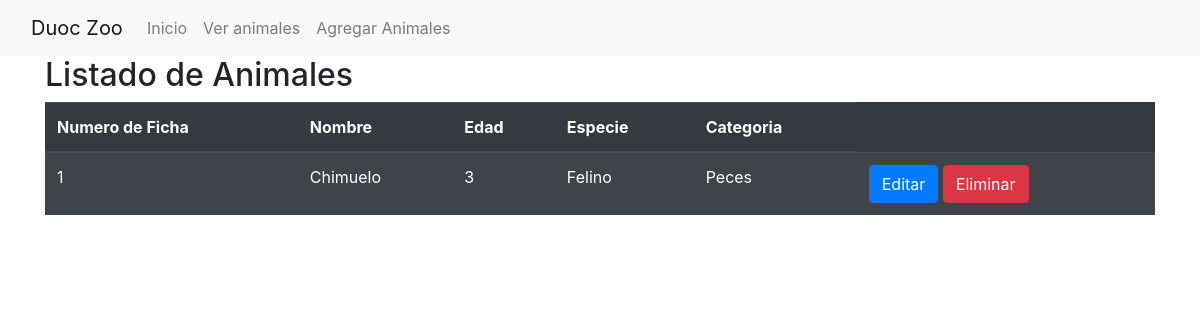
/views_animal/, run on an earlier commit of the app's database.
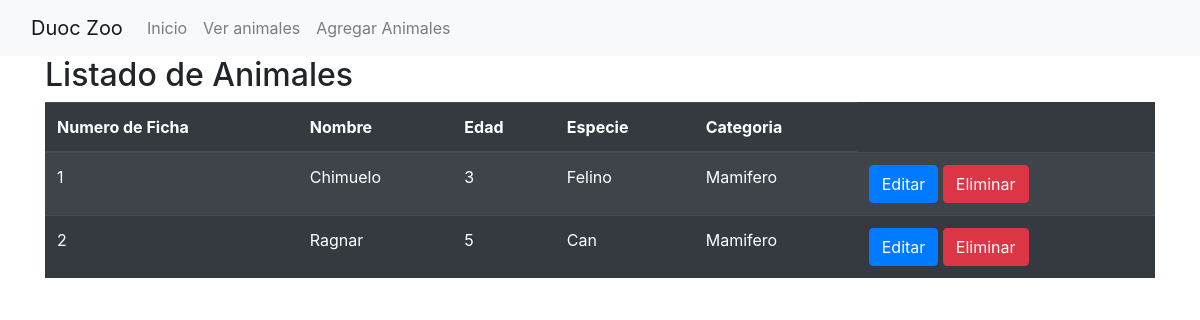
And on a later commit of the database.
### core/models.py (models this page shows, shortened)
class Animal(models.Model):
    nFicha = models.AutoField(primary_key = True, verbose_name="Numero de ficha") # Campo autoincremental.
    nombre = models.CharField(max_length=20, verbose_name="Nombre" )
    edad = models.CharField(max_length=20, null=True, blank=True, verbose_name="Edad")
    especie = models.CharField(max_length=20, null=True, blank=True, verbose_name="Especie")
    categoria = models.ForeignKey(Categoria, on_delete=models.CASCADE)

class Categoria(models.Model):
    idCategoria = models.IntegerField(primary_key=True, verbose_name="Id categoria")
    nombreCategoria = models.CharField(max_length=50, verbose_name="Nombre categoria")
    def __str__(self):
        return self.nombreCategoria

### core/views.py (the view)
# urls.py: path('views_animal/', views_animal, name="views_animal")
def views_animal(request):
    animales = Animal.objects.all()
    datos = {
        'animales' : animales
    }
    return render(request, 'core/views_animal.html', datos)

### core/templates/core/views_animal.html (shortened to what this page needs)
{% load static %}
<!DOCTYPE html>
<html lang="es">
    <head>
        <link rel="stylesheet" href="https://cdn.jsdelivr.net/npm/bootstrap@4.6.0/dist/css/bootstrap.min.css">
    </head>
    <body>
      <nav class="navbar navbar-expand-lg navbar-light bg-light">
        <div class="container-fluid">
          <a class="navbar-brand">Duoc Zoo</a>
          <div class="collapse navbar-collapse" id="navbarNavAltMarkup">
            <div class="navbar-nav">
              <a class="nav-link" aria-current="page" href="{% url 'home' %}"">Inicio</a>
              <a class="nav-link" href="{% url 'views_animal' %}" >Ver animales</a>
              <a class="nav-link" href="{% url 'add_animal' %}">Agregar Animales</a>
            </div>
          </div>
        </div>
      </nav>
        <div class="container">
            <h2>Listado de Animales</h2>
            <table class="table table-striped table-dark">
              <thead>
                <tr>
                    <th>Numero de Ficha</th>
                    <th>Nombre</th>
                    <th>Edad</th>
                    <th>Especie</th>
                    <th>Categoria</th>
                </tr>
              </thead>
                <tbody>
                {% for ani in animales %}
                   <tr>
                       <td>{{ ani.nFicha }}</td>
                       <td>{{ ani.nombre }}</td>
                       <td>{{ ani.edad }}</td>
                       <td>{{ ani.especie }}</td>
                       <td>{{ ani.categoria }}</td>
                       <td>
                           <a href="{% url 'edit_animal' ani.nFicha %}" class="btn btn-primary">Editar</a>
                           <a href="{% url 'delete_animal' ani.nFicha %}" class="btn btn-danger">Eliminar</a>
                        </td>
                   </tr>
                {% endfor %}
              </tbody>
            </table>
        </div>
    </body>
</html>

What changed in the data, as far as the page shows it:
changed Animal "Chimuelo": categoria "Peces" → "Mamifero"
added Animal: nFicha "2", nombre "Ragnar", edad "5", especie "Can", categoria "Mamifero"
